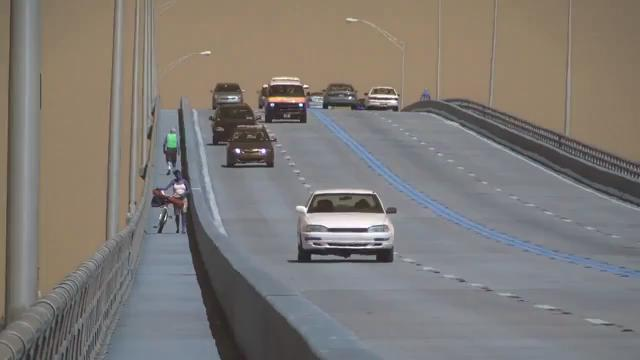
#> input picture 5_Project3B/outfile.jpg, 640 x 360 px
$ python demo_script.py   (older library calls are emulated)
#> lines starting #> are read from the running program, lines starting #| are printed output that depends on the picture; after the words box and inside, x2 and y2 are one past the last pixel; in counts of white or black regions, pixels touching at a corner belong together
### 5_Project3B/draw_bounding_box.py
#Input: bb_corners: (4x2 numpy array) XY_TOP_LEFT, XY_TOP_RIGHT, XY_BOTTOM_LEFT, XY_BOTTOM_RIGHT
#Input: image (nxmx3 numpy array)
#Output: bb_img: image with bounding box

import cv2

def draw_bounding_box(bb_corners, img):
    bb_img = img
    x, y, w, h = cv2.boundingRect(bb_corners.astype(int))
    cv2.rectangle(bb_img, (x, y), (x+w, y+h), (0, 255, 0), 2)
    return bb_img

### 5_Project3B/get_features.py
#In this section, you will identify features within the bounding box for each object using Harris corners or Shi-Tomasi
#features. We recommend you to use corner_harris or corner_shi_tomasi in Python. Good features to track are the ones
#whose motion can be estimated reliably. You can perform some kind of thresholding or local maxima suppression if the
#number of features obtained are too large.
#Complete the following function:
#[x,y]=getFeatures(img,bbox)
# (INPUT) img: H W matrix representing the grayscale input image
# (INPUT) bbox: F 42 matrix representing the four corners of the bounding box where F is the number of
#objects you would like to track
# (OUTPUT) x: N F matrix representing the N row coordinates of the features across F objects
# (OUTPUT) y: N F matrix representing the N column coordinates of the features across F objects
#Here, N is the maximum number of features across all the bounding boxes. You can fill in the missing rows with either 0
#or -1 or any other number that you prefer.

import numpy as np
from skimage.feature import corner_shi_tomasi,corner_peaks

def get_features(img,bboxs):
    i_vec = np.empty((0,0))
    j_vec = np.empty((0,0))
    for idx,bbox in enumerate(bboxs):
        roi_start = (int(np.min(bbox[:,0])),int(np.min(bbox[:,1])))
        roi_w = int(np.max(bbox[:,0]) - np.min(bbox[:,0]))
        roi_h = int(np.max(bbox[:,1]) - np.min(bbox[:,1]))
        roi = img[roi_start[1]:roi_start[1]+roi_h, roi_start[0]:roi_start[0]+roi_w]
        fps = corner_peaks(corner_shi_tomasi(roi), min_distance=1, num_peaks=50)
        i = np.reshape(fps[:,0] + roi_start[1],(-1,1))
        j = np.reshape(fps[:,1] + roi_start[0],(-1,1))
        if(i_vec.size == 0):
            i_vec = np.resize(i_vec, (i.shape[0],i_vec.shape[1]))
            j_vec = np.resize(j_vec, (j.shape[0],j_vec.shape[1]))
            i_vec = np.append(i_vec,i,axis=1)
            j_vec = np.append(j_vec,j,axis=1)
        elif(i_vec.shape[0] < i.shape[0]):
            i_vec = np.pad(i_vec.T, ((0,0),(0,i.shape[0]-i_vec.shape[0])), 'constant', constant_values=(-1)).T
            j_vec = np.pad(j_vec.T, ((0,0),(0,j.shape[0]-j_vec.shape[0])), 'constant', constant_values=(-1)).T
            i_vec = np.append(i_vec,i,axis=1)
            j_vec = np.append(j_vec,j,axis=1)
        else:
            i = np.pad(i.T, ((0,0),(0,i_vec.shape[0]-i.shape[0])),'constant',constant_values=(-1)).T
            j = np.pad(j.T, ((0,0),(0,j_vec.shape[0]-j.shape[0])),'constant',constant_values=(-1)).T
            i_vec = np.append(i_vec,i,axis=1)
            j_vec = np.append(j_vec,j,axis=1)
    return i_vec,j_vec

### 5_Project3B/demo_script.py
import cv2
import os

import numpy as np
import scipy.misc

from draw_bounding_box import draw_bounding_box
from get_features import get_features
frame = cv2.imread('outfile.jpg')
#> frame is the input picture: shape (360, 640, 3); mean B, G, R 117.6, 121.9, 126.7
gray = cv2.cvtColor(frame, cv2.COLOR_BGR2GRAY)
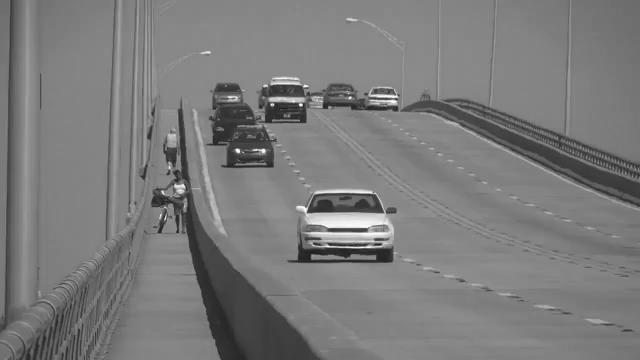
#> gray: shape (360, 640); min 24, max 254, mean 122.9
bbox = np.array([[262,124],[262,70],[308,70],[308,124]])
bb_img = draw_bounding_box(bbox, frame)
#> in draw_bounding_box, `cv2.rectangle(bb_img, (x, y), (x+w, y+h), (0, 255, 0), 2)`:
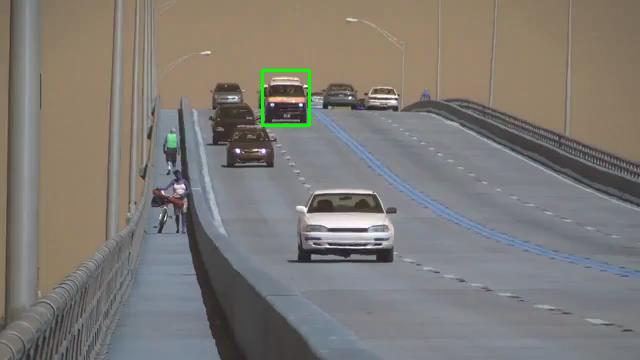
#> bb_img: shape (360, 640, 3); 0.26% of pixels changed, all inside (x1, y1, x2, y2) = (261, 69, 311, 127)
#> after the loop in get_features, `for idx,bbox in enumerate(bboxs):`: i_vec = empty array
#> (the run stopped early here; a loop or call above may not have finished)
